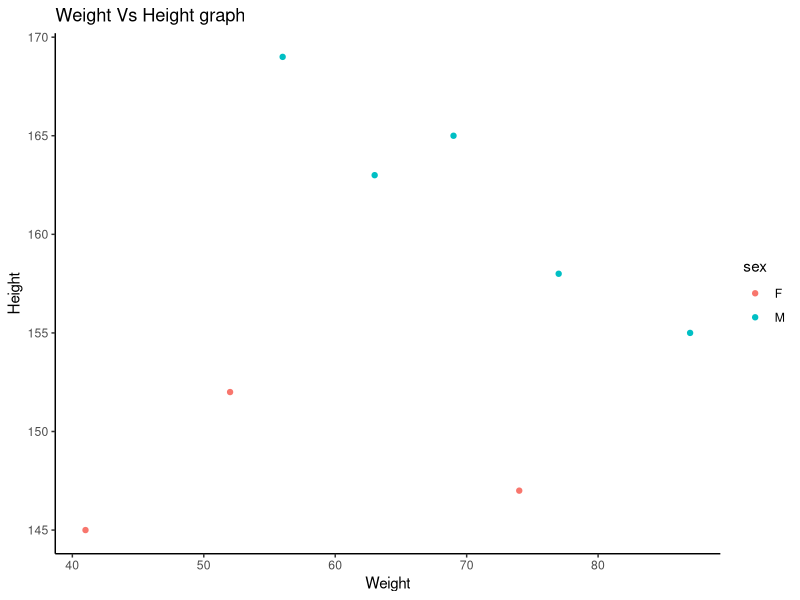
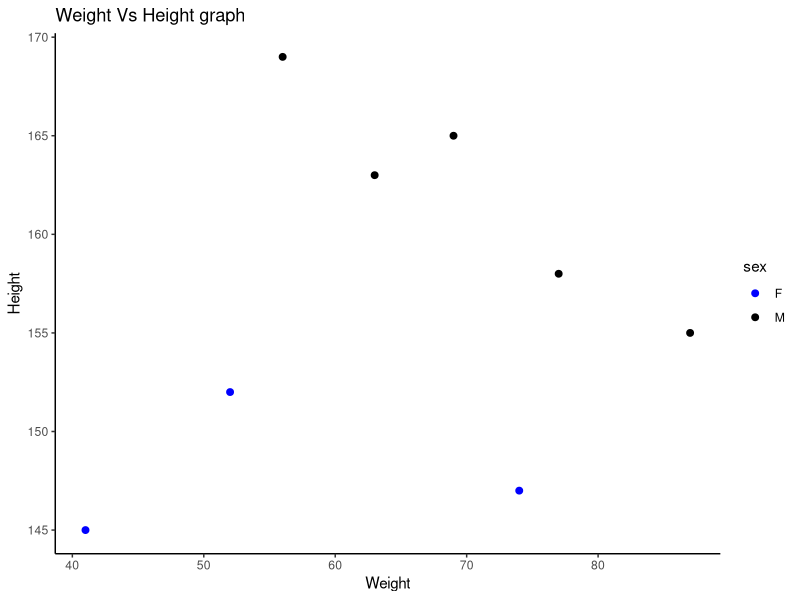
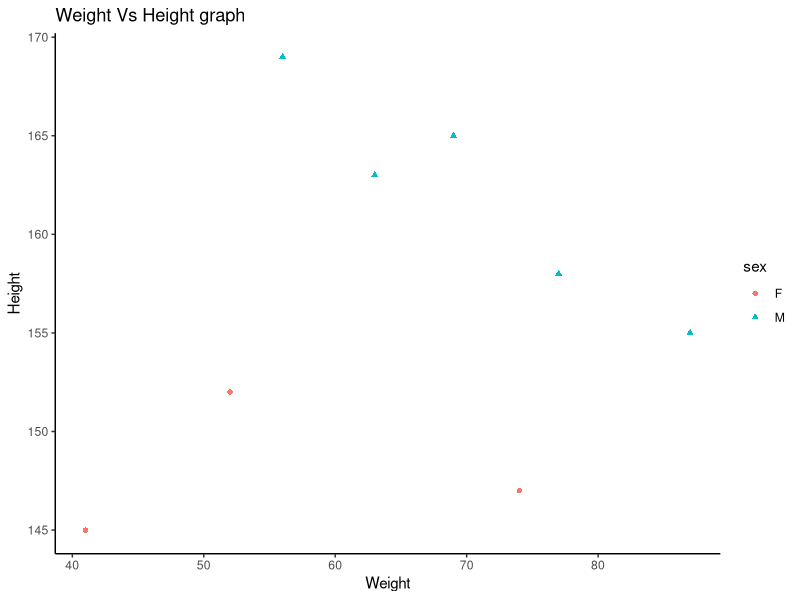
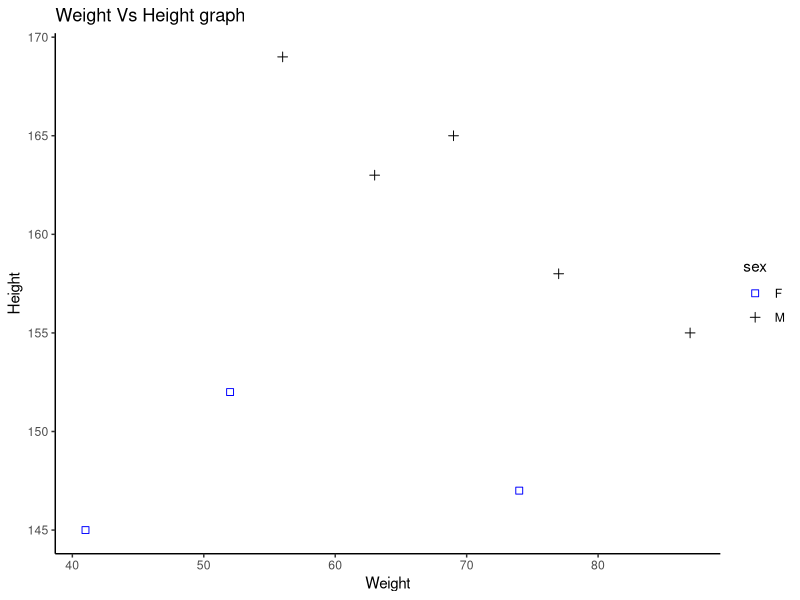
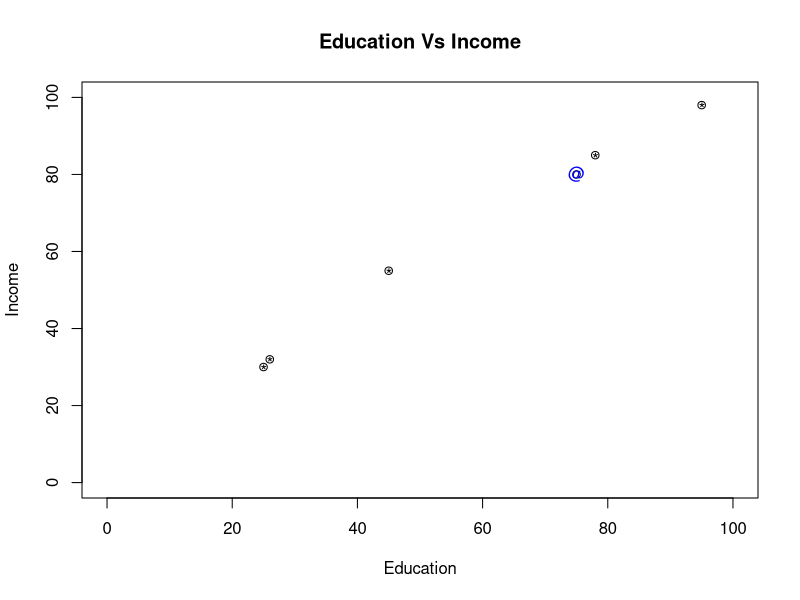

These charts were generated, in order, by the following R code:
# Importing library
library(ggplot2)

# Experiment 1

# Creating a database
df=data.frame(Weight=c(56,69,87,41,52,63,74,77),Height=c(169,165,155,145,152,163,147,158),sex=c("M","M","M","F","F","M","F","M"))
print(df)

ggplot(df,aes(x=Weight,y=Height,color=sex))+geom_point()+theme_classic()+ggtitle("Weight Vs Height graph")+xlab("Weight")+ylab("Height")
# Manually setting color
ggplot(df,aes(x=Weight,y=Height,color=sex))+geom_point(size=2)+ggtitle("Weight Vs Height graph")+xlab("Weight")+ylab("Height")+theme_classic()+scale_color_manual(name="sex",labels=c("F","M"),values=c("blue","black"))



# Experiment 2

# Based on Point character
ggplot(df,aes(x=Weight,y=Height,shape=sex,color=sex))+geom_point()+ggtitle("Weight Vs Height graph")+xlab("Weight")+ylab("Height")+theme_classic()

#Manually setting color and shape
ggplot(df,aes(x=Weight,y=Height,shape=sex,color=sex))+geom_point(size=2)+ggtitle("Weight Vs Height graph")+xlab("Weight")+ylab("Height")+theme_classic()+scale_shape_manual(name="sex",labels=c("F","M"),values=c(0,3))+scale_color_manual(name="sex",labels=c("F","M"),values=c("blue","black"))



# Experiment 3

# Creating Dataframe
df1=data.frame(Education=c(25,45,75,26,78,95),Income=c(30,55,80,32,85,98))
print(df1)

# Plotting

in1=df1['Income'>80]
print(in1)
print(df1$Income>80)

prestige=c(25,69,85,74,12,33)
df1$prestige=prestige
print(df1)

Education=c(25,45,75,26,78,95)
Income=c(30,55,80,32,85,98)

plot(Education,Income,xlab="Education",ylab="Income",main="Education Vs Income",xlim=c(0,100),ylim=c(0,100))
points(Education[prestige<=80],Income[prestige<=80],pch="*",col='black')
points(Education[prestige>80],Income[prestige>80],pch="@",col='blue')